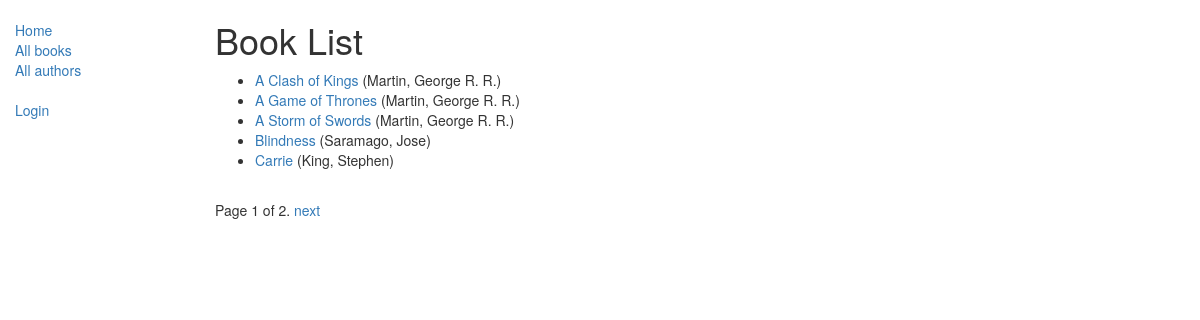
/catalog/books/, run on the app's committed database.
### catalog/models.py (models this page shows, shortened)
class Book(models.Model):
    title = models.CharField(max_length=200)
    author = models.ForeignKey('Author', on_delete=models.SET_NULL, null=True)
    summary = models.TextField(max_length=1000, help_text="Enter a brief description of the book")
    isbn = models.CharField('ISBN',max_length=13, help_text='13 Character <a href="https://www.isbn-international.org/content/what-isbn">ISBN number</a>')
    genre = models.ManyToManyField(Genre, help_text="Select a genre for this book")
    def get_absolute_url(self):
        return reverse('book-detail', args=[str(self.id)])
        import uuid # Required for unique book instances
    def display_genre(self):
        """
        Creates a string for the Genre. This is required to display genre in Admin.
        """
        return ', '.join([ genre.name for genre in self.genre.all()[:3] ])
    display_genre.short_description = 'Genre'

class Author(models.Model):
    first_name = models.CharField(max_length=100)
    last_name = models.CharField(max_length=100)
    date_of_birth = models.DateField(null=True, blank=True)
    date_of_death = models.DateField('Died', null=True, blank=True)
    def __str__(self):
        return '{0}, {1}'.format(self.last_name, self.first_name)

### catalog/views.py (the view)
class BookListView(generic.ListView):
    model = Book
    paginate_by = 5
    def get_queryset(self):
        return Book.objects.all().order_by('title')

### catalog/templates/catalog/book_list.html (shortened to what this page needs)
{% extends "base_generic.html" %}
{% block content %}
    <h1>Book List</h1>
    {% if book_list %}
    <ul>
      {% for book in book_list %}
      <li>
        <a href="{{ book.get_absolute_url }}">{{ book.title }}</a> ({{book.author}})
      </li>
      {% endfor %}
    </ul>
    {% else %}
      <p>There are no books in the library.</p>
    {% endif %}
{% endblock %}

### data on the page
Book: title "A Clash of Kings", author "Martin, George R. R."
Book: title "A Game of Thrones", author "Martin, George R. R."
Book: title "A Storm of Swords", author "Martin, George R. R."
Book: title "Blindness", author "Saramago, Jose"
Book: title "Carrie", author "King, Stephen"

### other printed values
{{ page_obj.number }} "1"
{{ page_obj.paginator.num_pages }} "2"
